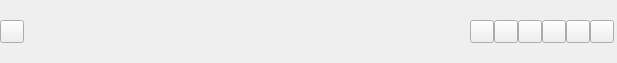
<?xml version="1.0" encoding="UTF-8"?>
<ui version="4.0">
 <class>TitleWidget</class>
 <widget class="QWidget" name="TitleWidget">
  <property name="geometry">
   <rect>
    <x>0</x>
    <y>0</y>
    <width>617</width>
    <height>63</height>
   </rect>
  </property>
  <property name="windowTitle">
   <string>Form</string>
  </property>
  <layout class="QVBoxLayout" name="mainLayout">
   <property name="spacing">
    <number>0</number>
   </property>
   <property name="leftMargin">
    <number>0</number>
   </property>
   <property name="topMargin">
    <number>0</number>
   </property>
   <property name="rightMargin">
    <number>0</number>
   </property>
   <property name="bottomMargin">
    <number>0</number>
   </property>
   <item>
    <layout class="QHBoxLayout" name="horizontalLayout" stretch="0,0,0,0,0,0,0,0,0,0">
     <property name="spacing">
      <number>0</number>
     </property>
     <property name="rightMargin">
      <number>3</number>
     </property>
     <item>
      <widget class="MToolButton" name="logo">
       <property name="text">
        <string/>
       </property>
      </widget>
     </item>
     <item>
      <spacer name="horizontalSpacer_2">
       <property name="orientation">
        <enum>Qt::Horizontal</enum>
       </property>
       <property name="sizeType">
        <enum>QSizePolicy::Fixed</enum>
       </property>
       <property name="sizeHint" stdset="0">
        <size>
         <width>10</width>
         <height>20</height>
        </size>
       </property>
      </spacer>
     </item>
     <item>
      <widget class="QLabel" name="TitleLabel">
       <property name="styleSheet">
        <string notr="true">font: 75 10pt &quot;微软雅黑&quot;;</string>
       </property>
       <property name="text">
        <string/>
       </property>
      </widget>
     </item>
     <item>
      <spacer name="horizontalSpacer">
       <property name="orientation">
        <enum>Qt::Horizontal</enum>
       </property>
       <property name="sizeHint" stdset="0">
        <size>
         <width>40</width>
         <height>20</height>
        </size>
       </property>
      </spacer>
     </item>
     <item>
      <widget class="MToolButton" name="helpButton">
       <property name="text">
        <string/>
       </property>
      </widget>
     </item>
     <item>
      <widget class="MToolButton" name="skinButton">
       <property name="text">
        <string/>
       </property>
      </widget>
     </item>
     <item>
      <widget class="MToolButton" name="menuButton">
       <property name="text">
        <string/>
       </property>
      </widget>
     </item>
     <item>
      <widget class="MToolButton" name="minButton">
       <property name="text">
        <string/>
       </property>
      </widget>
     </item>
     <item>
      <widget class="MToolButton" name="maxButton">
       <property name="text">
        <string/>
       </property>
      </widget>
     </item>
     <item>
      <widget class="MToolButton" name="closeButton">
       <property name="text">
        <string/>
       </property>
      </widget>
     </item>
    </layout>
   </item>
  </layout>
 </widget>
 <customwidgets>
  <customwidget>
   <class>MToolButton</class>
   <extends>QToolButton</extends>
   <header>MToolButton.h</header>
  </customwidget>
 </customwidgets>
 <resources/>
 <connections/>
</ui>
